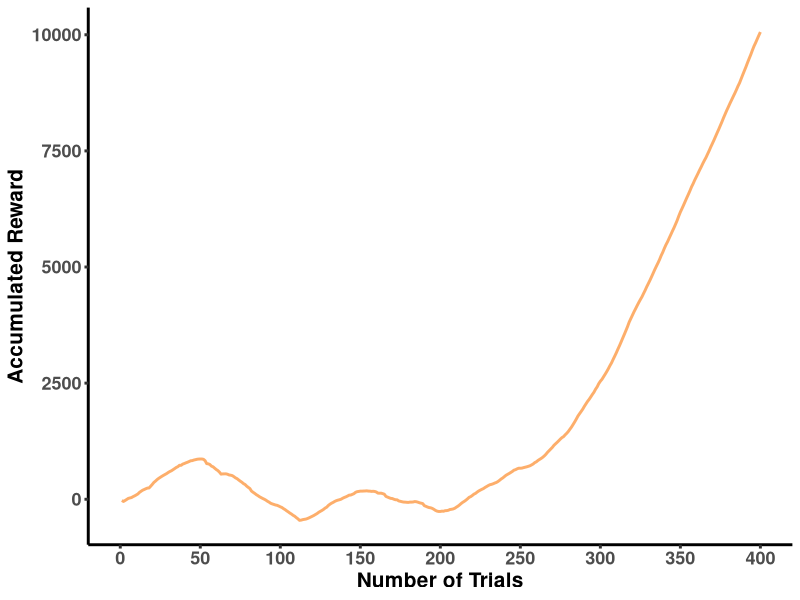
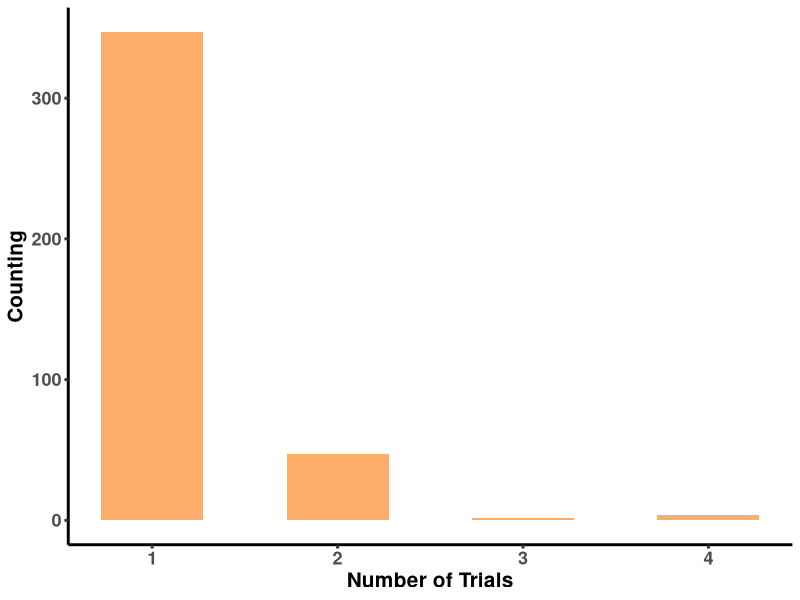
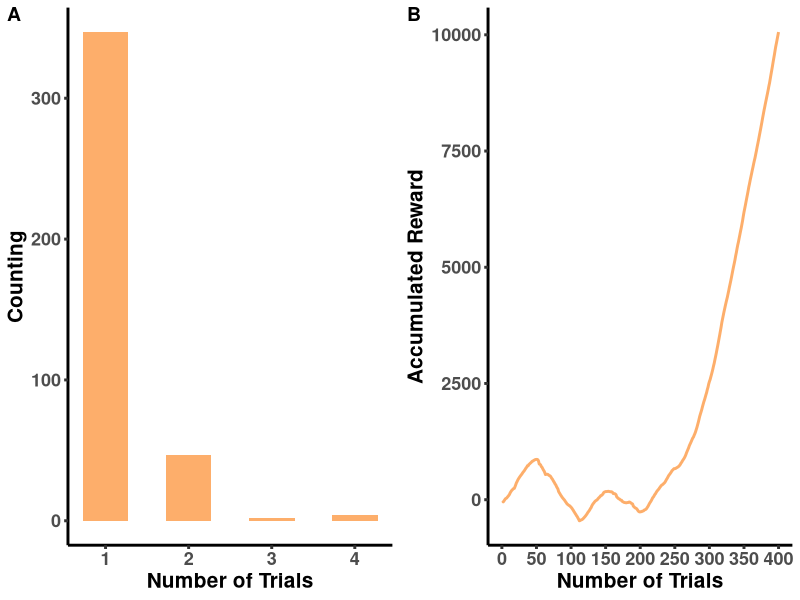

R code for these plots, in order: (Note: this script raises an error after producing the figures.)
## clear the console and memory
rm(list = ls())
graphics.off()
cat("\014")

##
library(ggplot2)
library(mvtnorm)
library(ggpubr)

## the theme for plotting 
pic_theme <- theme(axis.title = element_text(face="bold", size = 15),
                   axis.text = element_text(face="bold", size = 13),
                   legend.title = element_text(face="bold", size = 15),
                   legend.text = element_text(face="bold", size = 15),
                   panel.background = element_blank(),
                   axis.line = element_line(colour = "black", size = 1),
                   axis.ticks = element_line(size = 1),
                   panel.grid.major.y = element_blank(),
                   panel.grid.minor.y = element_blank(),
                   panel.grid.major.x = element_blank(),
                   panel.grid.minor.x = element_blank(),
                   text = element_text(family = "sans"),
                   legend.position = c(0.10, 0.93))


#define softmax function
T_sampling<-function(mean,sd){
  i=length(mean)
  p=rep(0,i)
  for(d in 1:i){
    A=matrix(rep(0,(i-1)*i),nrow=i-1,ncol=i)
    A[,d]=1
    for(m in 1:i){
      if(m<d){
        A[m,m]=-1
      }else if(m>d){
        A[m-1,m]=-1
      }
    }
    M=A%*%mean
    M<-as.vector(M)
    H=A%*%diag(sd)%*%t(A)
    p[d]=pmvnorm(lower=0,upper=Inf,mean=M,sigma=H)[1]
  }
  return(p)
}
#define a reproduciable ramdom seed
set.seed(2010)
ntrials=400
#define a random-walk fout bandits
mu_matrix<-matrix(rep(0,4*ntrials),nrow=4,ncol=ntrials)
mu_matrix[,1]=c(20,20,-20,-20)
for (t in 2:ntrials){
  mu_matrix[,t]=mu_matrix[,t-1]+rnorm(4,mean=0,sd=4)
}
choice=rep(0,ntrials)
accumulated_reward1=rep(0,ntrials)
s_mean<-c(0,0,0,0)
s_sd<-c(1,1,1,1)
s_mean_list=matrix(rep(4*ntrials),nrow=ntrials,ncol=4)
s_sd_list=matrix(rep(4*ntrials),nrow=ntrials,ncol=4)
sigma_error=2
sigma_t=2
for(t in 1:ntrials){
  s_mean_list[t,]=s_mean
  s_sd_list[t,]=s_sd
  p_choose=T_sampling(s_mean,s_sd)
  choice[t]=sample(c(1:4), size = 1, replace = T, prob = p_choose)
  tmp_reward=mu_matrix[choice[t],t]+rnorm(1,mean=0,sd=4)
  if(t==1){
    accumulated_reward1[t]=tmp_reward
  }else{
    accumulated_reward1[t]=tmp_reward+accumulated_reward1[t-1]
  }
  
  kt=rep(0,4)
  kt[choice[t]]=(s_sd[choice[t]]+sigma_t**2)/(s_sd[choice[t]]+sigma_t**2+sigma_error**2)
  s_mean=s_mean+kt*(tmp_reward-s_mean)  
  s_sd=(1-kt)*(s_sd+sigma_t**2)
}


choice=as.data.frame(choice)
accumulated_reward1=as.data.frame(accumulated_reward1)

## plotting 1
pic_choice_trials1 <-
  ggplot(data = choice, aes(x = choice)) +
  geom_bar(width = .55, position = position_dodge(width = 0.6), fill = "#fdae6b") +
  scale_x_continuous(breaks = c(1, 2, 3, 4)) +
  labs(x = "Number of Trials", y = "Counting") +
  pic_theme

pic_accre_trials1 <- 
  ggplot(data = accumulated_reward1, aes(x = c(1: ntrials), y = accumulated_reward1)) + 
  geom_line(size = 1, linetype = 1, colour = "#fdae6b") +
  scale_x_continuous(limits = c(0, 400), breaks = seq(0, 400, by = 50)) +
  labs(x = "Number of Trials", y = "Accumulated Reward") +
  pic_theme

TS_sim1 <- ggarrange(pic_choice_trials1, pic_accre_trials1, ncol = 2, nrow = 1, labels = c("A", "B"),
                      widths = c(1, 1), heights = 1)

ggsave(filename = "./pic/TS_sim1.png", plot = TS_sim1, 
       width = 11, height = 5.5)

mu_list1<-data.frame(mu_matrix[1,],rep(1,ntrials))
colnames(mu_list1)<-c('mean','choice')
mu_list2<-data.frame(mu_matrix[2,],rep(2,ntrials))
colnames(mu_list2)<-c('mean','choice')
mu_list3<-data.frame(mu_matrix[3,],rep(3,ntrials))
colnames(mu_list3)<-c('mean','choice')
mu_list4<-data.frame(mu_matrix[4,],rep(4,ntrials))
colnames(mu_list4)<-c('mean','choice')
mu_list<-rbind(mu_list1,mu_list2,mu_list3,mu_list4)
mu_list$choice<-as.factor(mu_list$choice)
mu_list<-data.frame(mu_list,rep(c(1:ntrials),4))
colnames(mu_list)[3]=c('trial')

mu_plot <-
  ggplot(mu_list, aes(x = trial, y = mean, colour = choice)) + 
  geom_line(size = 0.75, alpha = 0.7) +
  labs(x = "Number of Trials", y = "Mean", colour = "Choice") +
  scale_colour_manual(values = c("#d7191c", "#fdae61", "#abd9e9", "#2c7bb6"), breaks = c(1, 2, 3, 4)) +
  scale_x_continuous(limits = c(0, 400), breaks = seq(0, 400, by = 100)) +
  pic_theme +
  theme(legend.position = "top")

ggsave(filename = "./pic/TS_mu_plot.png", plot = mu_plot, 
       width = 9, height = 5.5)

v_list1<-data.frame(s_mean_list[,1],rep(1,ntrials))
colnames(v_list1)<-c('value','choice')
v_list2<-data.frame(s_mean_list[,2],rep(2,ntrials))
colnames(v_list2)<-c('value','choice')
v_list3<-data.frame(s_mean_list[,3],rep(3,ntrials))
colnames(v_list3)<-c('value','choice')
v_list4<-data.frame(s_mean_list[,4],rep(4,ntrials))
colnames(v_list4)<-c('value','choice')
v_list<-rbind(v_list1,v_list2,v_list3,v_list4)
v_list$choice<-as.factor(v_list$choice)
v_list<-data.frame(v_list,rep(c(1:ntrials),4))
colnames(v_list)[3]=c('trial')

v_plot <- 
  ggplot(v_list, aes(x = trial, y = value, colour = choice)) + 
  geom_line(size = 0.75, alpha = 0.7) +
  labs(x = "Number of Trials", y = "Value", colour = "Choice") +
  scale_colour_manual(values = c("#d7191c", "#fdae61", "#abd9e9", "#2c7bb6"), breaks = c(1, 2, 3, 4)) +
  scale_x_continuous(limits = c(0, 400), breaks = seq(0, 400, by = 100)) +
  pic_theme +
  theme(legend.position = "top")

ggsave(filename = "./pic/TS_v_plot.png", plot = v_plot, 
       width = 9, height = 5.5)

